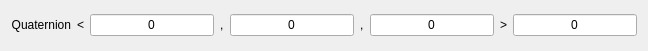
<?xml version="1.0" encoding="UTF-8"?>
<ui version="4.0">
 <class>QuatWidget</class>
 <widget class="QWidget" name="QuatWidget">
  <property name="geometry">
   <rect>
    <x>0</x>
    <y>0</y>
    <width>648</width>
    <height>51</height>
   </rect>
  </property>
  <property name="windowTitle">
   <string>Form</string>
  </property>
  <layout class="QGridLayout" name="gridLayout">
   <item row="0" column="4">
    <widget class="QLineEdit" name="q2">
     <property name="minimumSize">
      <size>
       <width>118</width>
       <height>20</height>
      </size>
     </property>
     <property name="toolTip">
      <string/>
     </property>
     <property name="text">
      <string>0</string>
     </property>
     <property name="alignment">
      <set>Qt::AlignCenter</set>
     </property>
    </widget>
   </item>
   <item row="0" column="6">
    <widget class="QLineEdit" name="q3">
     <property name="minimumSize">
      <size>
       <width>118</width>
       <height>20</height>
      </size>
     </property>
     <property name="toolTip">
      <string/>
     </property>
     <property name="text">
      <string>0</string>
     </property>
     <property name="alignment">
      <set>Qt::AlignCenter</set>
     </property>
    </widget>
   </item>
   <item row="0" column="0">
    <widget class="QLabel" name="label_32">
     <property name="text">
      <string>Quaternion</string>
     </property>
     <property name="alignment">
      <set>Qt::AlignRight|Qt::AlignTrailing|Qt::AlignVCenter</set>
     </property>
    </widget>
   </item>
   <item row="0" column="2">
    <widget class="QLineEdit" name="q1">
     <property name="minimumSize">
      <size>
       <width>118</width>
       <height>20</height>
      </size>
     </property>
     <property name="toolTip">
      <string/>
     </property>
     <property name="text">
      <string>0</string>
     </property>
     <property name="alignment">
      <set>Qt::AlignCenter</set>
     </property>
    </widget>
   </item>
   <item row="0" column="8">
    <widget class="QLineEdit" name="q4">
     <property name="minimumSize">
      <size>
       <width>118</width>
       <height>20</height>
      </size>
     </property>
     <property name="toolTip">
      <string/>
     </property>
     <property name="text">
      <string>0</string>
     </property>
     <property name="alignment">
      <set>Qt::AlignCenter</set>
     </property>
    </widget>
   </item>
   <item row="0" column="1">
    <widget class="QLabel" name="label">
     <property name="text">
      <string>&lt;</string>
     </property>
    </widget>
   </item>
   <item row="0" column="7">
    <widget class="QLabel" name="label_2">
     <property name="text">
      <string>&gt;</string>
     </property>
    </widget>
   </item>
   <item row="0" column="3">
    <widget class="QLabel" name="label_3">
     <property name="text">
      <string>,</string>
     </property>
    </widget>
   </item>
   <item row="0" column="5">
    <widget class="QLabel" name="label_4">
     <property name="text">
      <string>,</string>
     </property>
    </widget>
   </item>
  </layout>
 </widget>
 <tabstops>
  <tabstop>q1</tabstop>
  <tabstop>q2</tabstop>
  <tabstop>q3</tabstop>
  <tabstop>q4</tabstop>
 </tabstops>
 <resources/>
 <connections/>
</ui>
